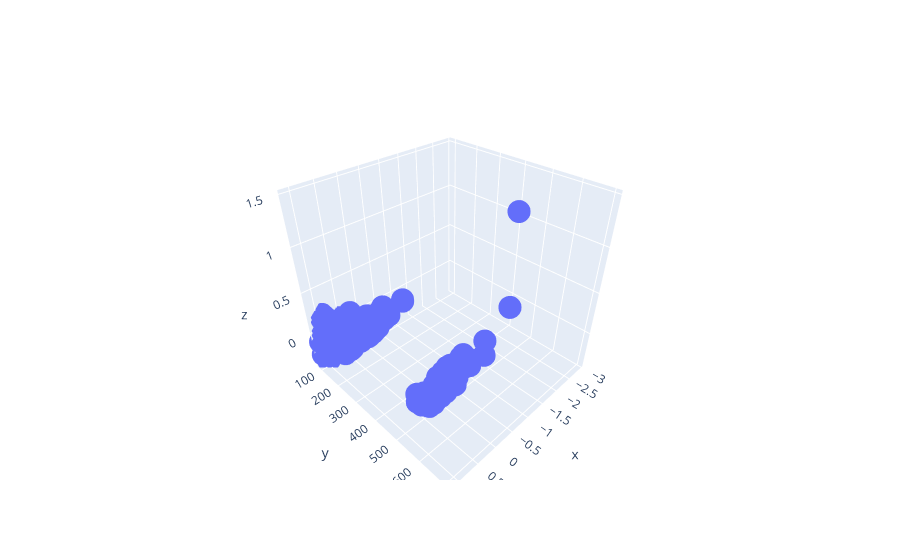

Notebook source saved alongside this figure:
### Code cell
import plotly.graph_objects as go
import numpy as np

date_slice = join_tab[(join_tab['Dates'] == join_tab['Dates'].max()) ] #& (join_tab['DTE'] == join_tab['DTE'].min())

x=date_slice['moneyness_x'].values
y=date_slice['DTE'].values
z=(date_slice['IV_x']-date_slice['IV_y']).values
fig = go.Figure(data=[go.Scatter3d(x=x, y=y, z=z, mode='markers')])
fig.show()

### Figure 1 — Plotly figure (JSON) as saved in the notebook; plotly's stock layout.template omitted (floating-point values rounded to 4 significant figures; data arrays with more than 128 entries replaced by an {"elided": "..."} marker saying what was removed)
{"data": [{"mode": "markers", "type": "scatter3d", "x": {"elided": "288 float values"}, "y": {"elided": "288 int values"}, "z": {"elided": "288 float values"}}], "layout": {}}
